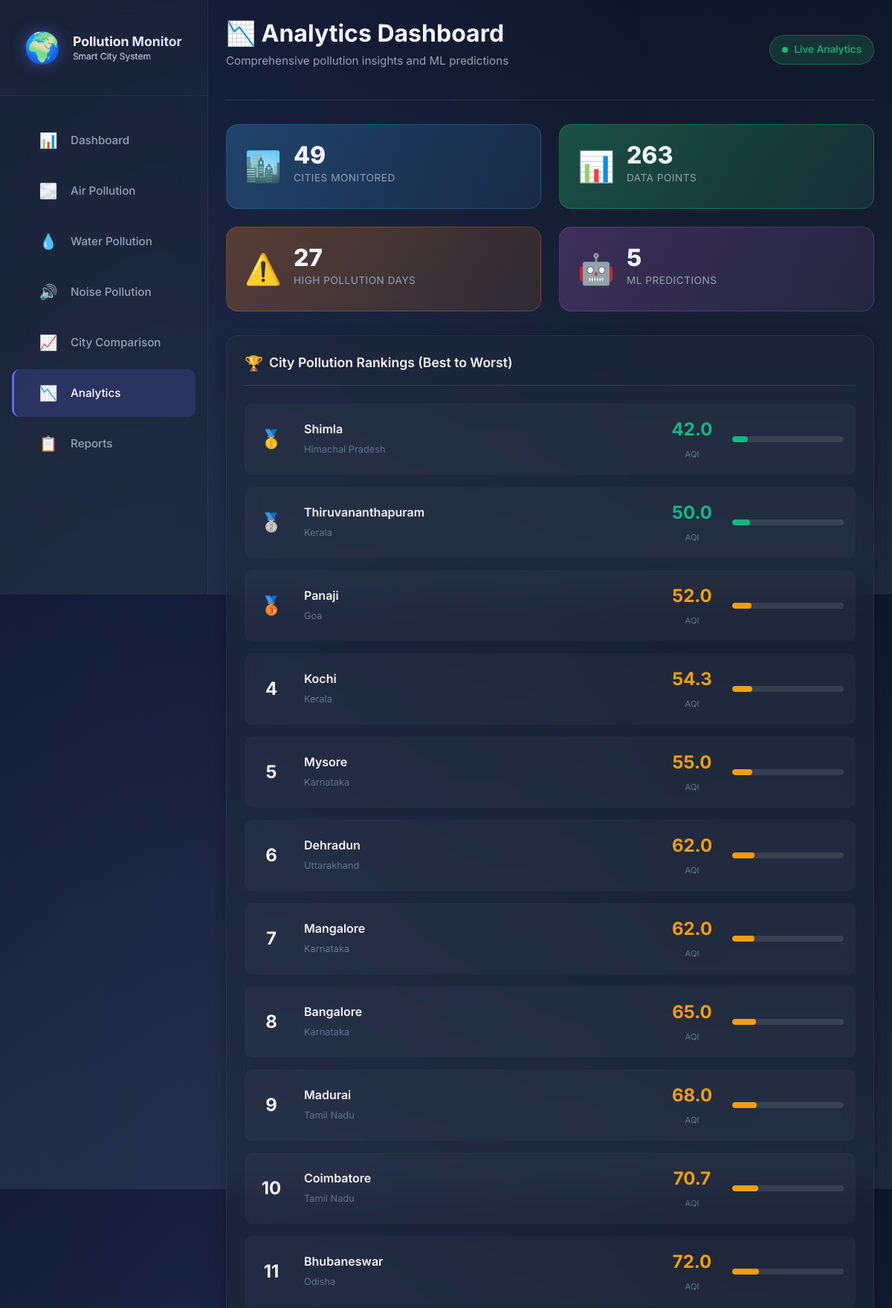
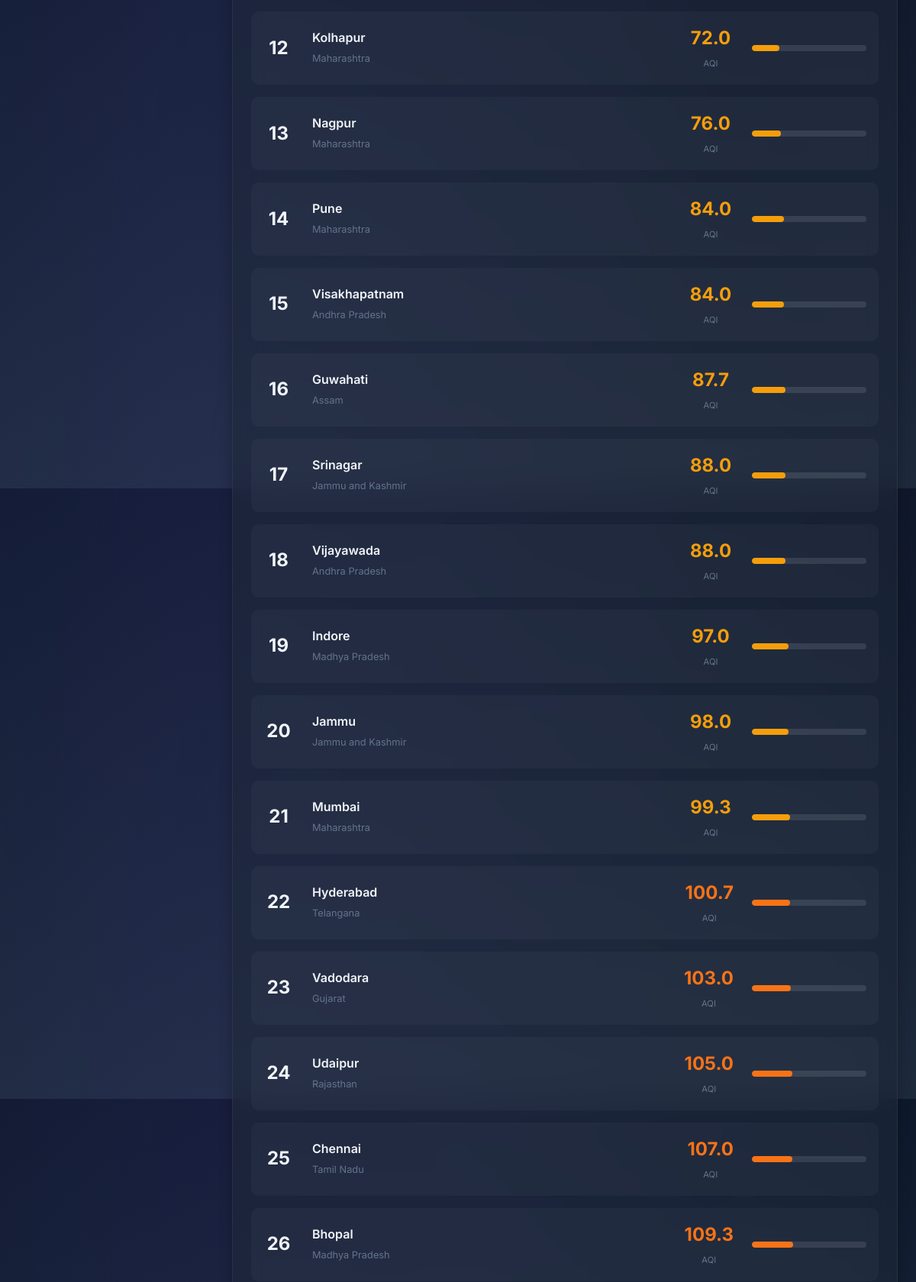
The app's page /analytics (upper part) with its own data (2 pictures, top to bottom).
### tables this page shows
CREATE TABLE air_data (
            id INTEGER PRIMARY KEY AUTOINCREMENT,
            date TEXT NOT NULL,
            city TEXT NOT NULL DEFAULT 'Mumbai',
            state TEXT NOT NULL DEFAULT 'Maharashtra',
            pm25 REAL NOT NULL,
            pm10 REAL NOT NULL,
            co2 REAL NOT NULL,
            aqi INTEGER,
            level TEXT,
            created_at TIMESTAMP DEFAULT CURRENT_TIMESTAMP
        );

### app.py (the view)
@app.route('/analytics')
def analytics():
    db = get_db()
    cities_result = db.execute('SELECT COUNT(DISTINCT city) as count FROM air_data').fetchone()
    total_cities = cities_result['count'] if cities_result else 0
    air_count = db.execute('SELECT COUNT(*) as count FROM air_data').fetchone()['count']
    water_count = db.execute('SELECT COUNT(*) as count FROM water_data').fetchone()['count']
    noise_count = db.execute('SELECT COUNT(*) as count FROM noise_data').fetchone()['count']
    total_records = air_count + water_count + noise_count
    high_pollution = db.execute('SELECT COUNT(*) as count FROM air_data WHERE aqi > 150').fetchone()
    high_pollution_days = high_pollution['count'] if high_pollution else 0
    predictions = db.execute('SELECT COUNT(*) as count FROM prediction_results').fetchone()
    predictions_made = predictions['count'] if predictions else 0
    rankings = db.execute('''
        SELECT city, state, ROUND(AVG(aqi), 1) as avg_aqi
        FROM air_data
        GROUP BY city
        ORDER BY avg_aqi ASC
    ''').fetchall()
    city_rankings = [{'city': r['city'], 'state': r['state'], 'avg_aqi': r['avg_aqi']} for r in rankings]
    aqi_dist = {
        'good': db.execute('SELECT COUNT(*) as c FROM air_data WHERE aqi <= 50').fetchone()['c'],
        'moderate': db.execute('SELECT COUNT(*) as c FROM air_data WHERE aqi > 50 AND aqi <= 100').fetchone()['c'],
        'poor': db.execute('SELECT COUNT(*) as c FROM air_data WHERE aqi > 100 AND aqi <= 150').fetchone()['c'],
        'very_poor': db.execute('SELECT COUNT(*) as c FROM air_data WHERE aqi > 150 AND aqi <= 200').fetchone()['c'],
        'severe': db.execute('SELECT COUNT(*) as c FROM air_data WHERE aqi > 200').fetchone()['c']
    }
    weekly_trend = db.execute('''
        SELECT date, ROUND(AVG(aqi), 1) as avg_aqi
        FROM air_data
        GROUP BY date
        ORDER BY date
    ''').fetchall()
    weekly_trend_data = [{'date': r['date'], 'avg_aqi': r['avg_aqi']} for r in weekly_trend]
    city_aqi = db.execute('''
        SELECT city, ROUND(AVG(aqi), 1) as avg_aqi
        FROM air_data
        GROUP BY city
        ORDER BY avg_aqi DESC
    ''').fetchall()
    city_aqi_data = [{'city': r['city'], 'avg_aqi': r['avg_aqi']} for r in city_aqi]
    water_dist = {
        'safe': db.execute("SELECT COUNT(*) as c FROM water_data WHERE quality = 'Safe'").fetchone()['c'],
        'moderate': db.execute("SELECT COUNT(*) as c FROM water_data WHERE quality = 'Moderate'").fetchone()['c'],
        'polluted': db.execute("SELECT COUNT(*) as c FROM water_data WHERE quality = 'Polluted'").fetchone()['c']
    }
    prediction_insights = []
    import random
    for city_data in city_rankings[:6]:  # Top 6 cities
        current_aqi = int(city_data['avg_aqi'])
        trend_change = random.randint(-25, 35)
        predicted_aqi = max(20, min(current_aqi + trend_change, 350))
        trend = 'up' if trend_change > 10 else ('down' if trend_change < -10 else 'stable')
        prediction_insights.append({
            'city': city_data['city'],
            'current_aqi': current_aqi,
            'predicted_aqi': predicted_aqi,
            'predicted_trend': trend,
            'confidence': random.randint(75, 95)
        })
    ml_models_active = models['air'] is not None or models['water'] is not None or models['noise'] is not None
    current_time = datetime.now().strftime('%Y-%m-%d %H:%M:%S')
    return render_template('analytics.html',
                         total_cities=total_cities,
                         total_records=total_records,
                         high_pollution_days=high_pollution_days,
                         predictions_made=predictions_made,
                         city_rankings=city_rankings,
                         aqi_distribution=aqi_dist,
                         weekly_trend=weekly_trend_data,
                         city_aqi_data=city_aqi_data,
                         water_quality_data=water_dist,
                         prediction_insights=prediction_insights,
                         ml_models_active=ml_models_active,
                         current_time=current_time)

### app.py (called while the page is built)
def get_db():
    db = getattr(g, '_database', None)
    if db is None:
        db = g._database = sqlite3.connect(DATABASE)
        db.row_factory = sqlite3.Row
    return db

@app.teardown_appcontext
def close_connection(exception):
    db = getattr(g, '_database', None)
    if db is not None:
        db.close()

### templates/analytics.html (shortened to what this page needs)
<!DOCTYPE html>
<html lang="en">
<head>
    <link rel="stylesheet" href="https://cdnjs.cloudflare.com/ajax/libs/font-awesome/6.4.0/css/all.min.css">
    <link rel="stylesheet" href="{{ url_for('static', filename='css/style.css') }}">
</head>
<body>
    <div class="app-container">
        <aside class="sidebar">
            <div class="sidebar-header">
                <div class="sidebar-logo">
                    <span class="logo-icon">🌍</span>
                    <h1>Pollution Monitor<small>Smart City System</small></h1>
                </div>
            </div>
            <nav class="sidebar-nav">
                <a href="{{ url_for('dashboard') }}" class="nav-item">
                    <span class="nav-icon">📊</span>
                    <span class="nav-text">Dashboard</span>
                </a>
                <a href="{{ url_for('air_pollution') }}" class="nav-item">
                    <span class="nav-icon">🌫️</span>
                    <span class="nav-text">Air Pollution</span>
                </a>
                <a href="{{ url_for('water_pollution') }}" class="nav-item">
                    <span class="nav-icon">💧</span>
                    <span class="nav-text">Water Pollution</span>
                </a>
                <a href="{{ url_for('noise_pollution') }}" class="nav-item">
                    <span class="nav-icon">🔊</span>
                    <span class="nav-text">Noise Pollution</span>
                </a>
                <a href="{{ url_for('compare_page') }}" class="nav-item">
                    <span class="nav-icon">📈</span>
                    <span class="nav-text">City Comparison</span>
                </a>
                <a href="{{ url_for('analytics') }}" class="nav-item active">
                    <span class="nav-icon">📉</span>
                    <span class="nav-text">Analytics</span>
                </a>
                <a href="{{ url_for('reports') }}" class="nav-item">
                    <span class="nav-icon">📋</span>
                    <span class="nav-text">Reports</span>
                </a>
            </nav>
        </aside>
        <main class="main-content">
            <header class="page-header">
                <div>
                    <h1 class="page-title">📉 Analytics Dashboard</h1>
                    <p class="page-subtitle">Comprehensive pollution insights and ML predictions</p>
                </div>
                <div class="page-actions">
                    <div class="realtime-indicator">
                        <span class="pulse-dot"></span>
                        <span>Live Analytics</span>
                    </div>
                </div>
            </header>
            <section class="analytics-metrics">
                <div class="metric-card gradient-blue">
                    <div class="metric-icon">🏙️</div>
                    <div class="metric-content">
                        <span class="metric-value">{{ total_cities }}</span>
                        <span class="metric-label">Cities Monitored</span>
                    </div>
                </div>
                <div class="metric-card gradient-green">
                    <div class="metric-icon">📊</div>
                    <div class="metric-content">
                        <span class="metric-value">{{ total_records }}</span>
                        <span class="metric-label">Data Points</span>
                    </div>
                </div>
                <div class="metric-card gradient-orange">
                    <div class="metric-icon">⚠️</div>
                    <div class="metric-content">
                        <span class="metric-value">{{ high_pollution_days }}</span>
                        <span class="metric-label">High Pollution Days</span>
                    </div>
                </div>
                <div class="metric-card gradient-purple">
                    <div class="metric-icon">🤖</div>
                    <div class="metric-content">
                        <span class="metric-value">{{ predictions_made }}</span>
                        <span class="metric-label">ML Predictions</span>
                    </div>
                </div>
            </section>
            <section class="analytics-section">
                <div class="card">
                    <div class="card-header">
                        <h3 class="card-title">
                            <span class="card-icon">🏆</span>
                            City Pollution Rankings (Best to Worst)
                        </h3>
                    </div>
                    <div class="card-body">
                        <div class="rankings-grid">
                            {% for city in city_rankings %}
                            <div class="ranking-item rank-{{ loop.index }}">
                                <div class="rank-number">
                                    {% if loop.index == 1 %}🥇{% elif loop.index == 2 %}🥈{% elif loop.index == 3 %}🥉{%
                                    else %}{{ loop.index }}{% endif %}
                                </div>
                                <div class="rank-city">
                                    <strong>{{ city.city }}</strong>
                                    <span class="rank-state">{{ city.state }}</span>
                                </div>
                                <div class="rank-aqi">
                                    <span
                                        class="aqi-value {% if city.avg_aqi <= 50 %}good{% elif city.avg_aqi <= 100 %}moderate{% elif city.avg_aqi <= 150 %}poor{% else %}severe{% endif %}">
                                        {{ city.avg_aqi }}
                                    </span>
                                    <span class="aqi-label">AQI</span>
                                </div>
                                <div class="rank-bar">
                                    <div class="bar-fill {% if city.avg_aqi <= 50 %}good{% elif city.avg_aqi <= 100 %}moderate{% elif city.avg_aqi <= 150 %}poor{% else %}severe{% endif %}"
                                        style="width: {{ (city.avg_aqi / 3) | int }}%"></div>
                                </div>
                            </div>
                            {% endfor %}
                        </div>
                    </div>
                </div>
            </section>
        </main>
    </div>
</body>
</html>

### records on screen
air_data: city "Shimla", state "Himachal Pradesh", avg_aqi "42.0", {{ (city.avg_aqi / 3) | int }} 14 (drawn)
air_data: city "Panaji", state "Goa", avg_aqi "52.0", {{ (city.avg_aqi / 3) | int }} 17 (drawn)
air_data: city "Mysore", state "Karnataka", avg_aqi "55.0", {{ (city.avg_aqi / 3) | int }} 18 (drawn)
air_data: city "Dehradun", state "Uttarakhand", avg_aqi "62.0", {{ (city.avg_aqi / 3) | int }} 20 (drawn)
air_data: city "Mangalore", state "Karnataka", avg_aqi "62.0", {{ (city.avg_aqi / 3) | int }} 20 (drawn)
air_data: city "Bhubaneswar", state "Odisha", avg_aqi "72.0", {{ (city.avg_aqi / 3) | int }} 24 (drawn)
air_data: city "Kolhapur", state "Maharashtra", avg_aqi "72.0", {{ (city.avg_aqi / 3) | int }} 24 (drawn)
air_data: city "Srinagar", state "Jammu and Kashmir", avg_aqi "88.0", {{ (city.avg_aqi / 3) | int }} 29 (drawn)
air_data: city "Vijayawada", state "Andhra Pradesh", avg_aqi "88.0", {{ (city.avg_aqi / 3) | int }} 29 (drawn)
air_data: city "Jammu", state "Jammu and Kashmir", avg_aqi "98.0", {{ (city.avg_aqi / 3) | int }} 32 (drawn)

### other values on screen
{{ total_cities }} "49"
{{ total_records }} "263"
{{ high_pollution_days }} "27"
{{ predictions_made }} "5"
{{ city.city }} "Thiruvananthapuram" "Kochi" "Bangalore" "Madurai" "Coimbatore" "Nagpur" "Pune" "Visakhapatnam" "Guwahati" "Indore" "Mumbai" "Hyderabad" "Vadodara" "Udaipur" "Chennai" "Bhopal"
{{ city.state }} "Kerala" "Kerala" "Karnataka" "Tamil Nadu" "Tamil Nadu" "Maharashtra" "Maharashtra" "Andhra Pradesh" "Assam" "Madhya Pradesh" "Maharashtra" "Telangana" "Gujarat" "Rajasthan" "Tamil Nadu" "Madhya Pradesh"
{{ city.avg_aqi }} "50.0" "54.3" "65.0" "68.0" "70.7" "76.0" "84.0" "84.0" "87.7" "97.0" "99.3" "100.7" "103.0" "105.0" "107.0" "109.3"
